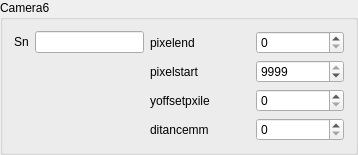
               <widget class="QGroupBox" name="groupBox_camera_6">
                <property name="minimumSize">
                 <size>
                  <width>358</width>
                  <height>0</height>
                 </size>
                </property>
                <property name="maximumSize">
                 <size>
                  <width>16777215</width>
                  <height>16777215</height>
                 </size>
                </property>
                <property name="title">
                 <string>Camera6</string>
                </property>
                <layout class="QHBoxLayout" name="horizontalLayout_10" stretch="2,3">
                 <item>
                  <layout class="QVBoxLayout" name="verticalLayout_25">
                   <item>
                    <layout class="QHBoxLayout" name="horizontalLayout_cam1_6">
                     <item>
                      <widget class="QLabel" name="label_Camera_6">
                       <property name="text">
                        <string>Sn</string>
                       </property>
                      </widget>
                     </item>
                     <item>
                      <widget class="QLineEdit" name="lineEdit_Camera_6">
                       <property name="text">
                        <string/>
                       </property>
                      </widget>
                     </item>
                    </layout>
                   </item>
                   <item>
                    <spacer name="verticalSpacer_cam_6">
                     <property name="orientation">
                      <enum>Qt::Vertical</enum>
                     </property>
                     <property name="sizeHint" stdset="0">
                      <size>
                       <width>20</width>
                       <height>40</height>
                      </size>
                     </property>
                    </spacer>
                   </item>
                  </layout>
                 </item>
                 <item>
                  <layout class="QVBoxLayout" name="verticalLayout_15">
                   <item>
                    <layout class="QHBoxLayout" name="horizontalLayout_pixelend_6">
                     <item>
                      <widget class="QLabel" name="label_pixelend_6">
                       <property name="minimumSize">
                        <size>
                         <width>100</width>
                         <height>0</height>
                        </size>
                       </property>
                       <property name="text">
                        <string>pixelend</string>
                       </property>
                      </widget>
                     </item>
                     <item>
                      <widget class="QSpinBox" name="spinBox_pixelend_6">
                       <property name="minimumSize">
                        <size>
                         <width>70</width>
                         <height>0</height>
                        </size>
                       </property>
                       <property name="maximumSize">
                        <size>
                         <width>100</width>
                         <height>16777215</height>
                        </size>
                       </property>
                       <property name="maximum">
                        <number>9999</number>
                       </property>
                      </widget>
                     </item>
                    </layout>
                   </item>
                   <item>
                    <layout class="QHBoxLayout" name="horizontalLayout_pixelstart_6">
                     <item>
                      <widget class="QLabel" name="label_pixelstart_6">
                       <property name="minimumSize">
                        <size>
                         <width>100</width>
                         <height>0</height>
                        </size>
                       </property>
                       <property name="text">
                        <string>pixelstart</string>
                       </property>
                      </widget>
                     </item>
                     <item>
                      <widget class="QSpinBox" name="spinBox_pixelstart_6">
                       <property name="minimumSize">
                        <size>
                         <width>70</width>
                         <height>0</height>
                        </size>
                       </property>
                       <property name="maximumSize">
                        <size>
                         <width>100</width>
                         <height>16777215</height>
                        </size>
                       </property>
                       <property name="maximum">
                        <number>9999</number>
                       </property>
                       <property name="value">
                        <number>9999</number>
                       </property>
                      </widget>
                     </item>
                    </layout>
                   </item>
                   <item>
                    <layout class="QHBoxLayout" name="horizontalLayout_yoffsetpxile_6">
                     <item>
                      <widget class="QLabel" name="label_yoffsetpxile_6">
                       <property name="minimumSize">
                        <size>
                         <width>100</width>
                         <height>0</height>
                        </size>
                       </property>
                       <property name="text">
                        <string>yoffsetpxile</string>
                       </property>
                      </widget>
                     </item>
                     <item>
                      <widget class="QSpinBox" name="spinBox_yoffsetpxile_6">
                       <property name="minimumSize">
                        <size>
                         <width>70</width>
                         <height>0</height>
                        </size>
                       </property>
                       <property name="maximumSize">
                        <size>
                         <width>100</width>
                         <height>16777215</height>
                        </size>
                       </property>
                       <property name="maximum">
                        <number>9999</number>
                       </property>
                      </widget>
                     </item>
                    </layout>
                   </item>
                   <item>
                    <layout class="QHBoxLayout" name="horizontalLayout_ditancemm_6">
                     <item>
                      <widget class="QLabel" name="label_ditancemm_6">
                       <property name="minimumSize">
                        <size>
                         <width>100</width>
                         <height>0</height>
                        </size>
                       </property>
                       <property name="text">
                        <string>ditancemm</string>
                       </property>
                      </widget>
                     </item>
                     <item>
                      <widget class="QSpinBox" name="spinBox_ditancemm_6">
                       <property name="minimumSize">
                        <size>
                         <width>70</width>
                         <height>0</height>
                        </size>
                       </property>
                       <property name="maximumSize">
                        <size>
                         <width>100</width>
                         <height>16777215</height>
                        </size>
                       </property>
                       <property name="maximum">
                        <number>9999</number>
                       </property>
                      </widget>
                     </item>
                    </layout>
                   </item>
                  </layout>
                 </item>
                </layout>
               </widget>
